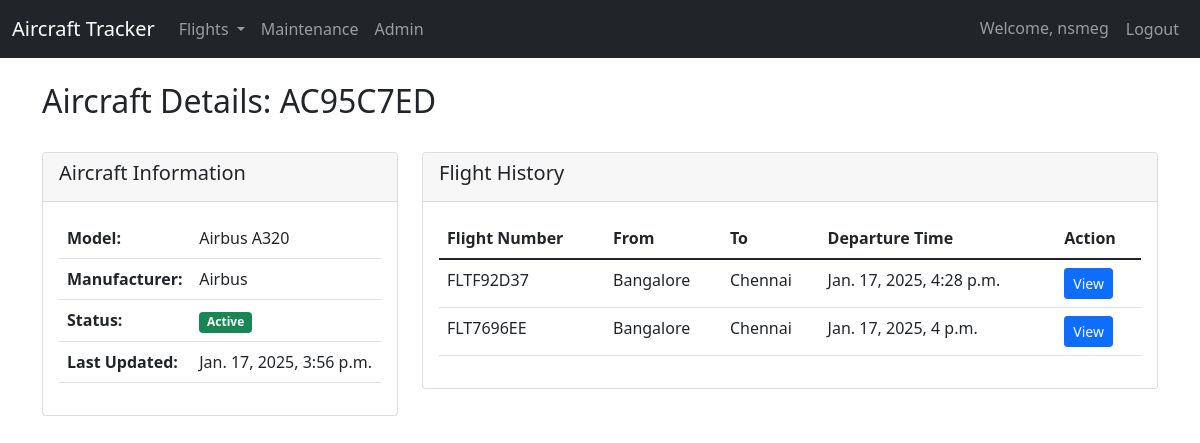
Screenshot of /aircraft/2/ (signed in) with the database file from the repository.
### aircraft_data/models.py (models this page shows, shortened)
class Aircraft(models.Model):
    STATUS_CHOICES = [
        ('active', 'Active'),
        ('inactive', 'Inactive'),
        ('maintenance', 'Under Maintenance'),
    ]
    aircraft_id = models.CharField(max_length=50, unique=True, default=generate_aircraft_id)
    model = models.CharField(max_length=100)
    manufacturer = models.CharField(max_length=100)
    status = models.CharField(max_length=20, choices=STATUS_CHOICES, default='active')
    last_updated = models.DateTimeField(auto_now=True)

class FlightTrack(models.Model):
    aircraft = models.ForeignKey(Aircraft, on_delete=models.CASCADE, related_name='flight_tracks')
    flight_number = models.CharField(max_length=20, unique=True, default=generate_flight_number)
    departure_location = models.CharField(max_length=100)
    arrival_location = models.CharField(max_length=100)
    departure_time = models.DateTimeField(default=timezone.now)
    arrival_time = models.DateTimeField(null=True, blank=True)
    current_latitude = models.FloatField(null=True, blank=True)
    current_longitude = models.FloatField(null=True, blank=True)
    current_altitude = models.FloatField(null=True, blank=True)
    created_at = models.DateTimeField(auto_now_add=True)
    updated_at = models.DateTimeField(auto_now=True)

### aircraft_data/views.py (the view)
# urls.py: path('aircraft/<int:pk>/', views.aircraft_detail, name='aircraft_detail'),
@login_required
def aircraft_detail(request, pk):
    aircraft = get_object_or_404(Aircraft, pk=pk)
    flights = FlightTrack.objects.filter(aircraft=aircraft).order_by('-departure_time')
    return render(request, 'aircraft_data/aircraft_detail.html', {
        'aircraft': aircraft,
        'flights': flights
    })

### aircraft_data/templates/aircraft_data/aircraft_detail.html
{% extends 'aircraft_data/base.html' %}
{% block content %}
<div class="container">
    <div class="row mb-4">
        <div class="col-md-12">
            <h2>Aircraft Details: {{ aircraft.aircraft_id }}</h2>
        </div>
    </div>
    <div class="row">
        <div class="col-md-4">
            <div class="card mb-4">
                <div class="card-header">
                    <h5>Aircraft Information</h5>
                </div>
                <div class="card-body">
                    <table class="table">
                        <tr>
                            <th>Model:</th>
                            <td>{{ aircraft.model }}</td>
                        </tr>
                        <tr>
                            <th>Manufacturer:</th>
                            <td>{{ aircraft.manufacturer }}</td>
                        </tr>
                        <tr>
                            <th>Status:</th>
                            <td>
                                <span class="badge {% if aircraft.status == 'active' %}bg-success{% elif aircraft.status == 'maintenance' %}bg-warning{% else %}bg-danger{% endif %}">
                                    {{ aircraft.get_status_display }}
                                </span>
                            </td>
                        </tr>
                        <tr>
                            <th>Last Updated:</th>
                            <td>{{ aircraft.last_updated }}</td>
                        </tr>
                    </table>
                </div>
            </div>
        </div>
        <div class="col-md-8">
            <div class="card">
                <div class="card-header">
                    <h5>Flight History</h5>
                </div>
                <div class="card-body">
                    <div class="table-responsive">
                        <table class="table">
                            <thead>
                                <tr>
                                    <th>Flight Number</th>
                                    <th>From</th>
                                    <th>To</th>
                                    <th>Departure Time</th>
                                    <th>Action</th>
                                </tr>
                            </thead>
                            <tbody>
                                {% for flight in flights %}
                                <tr>
                                    <td>{{ flight.flight_number }}</td>
                                    <td>{{ flight.departure_location }}</td>
                                    <td>{{ flight.arrival_location }}</td>
                                    <td>{{ flight.departure_time }}</td>
                                    <td>
                                        <a href="{% url 'aircraft_data:flight_detail' flight.pk %}" class="btn btn-sm btn-primary">View</a>
                                    </td>
                                </tr>
                                {% empty %}
                                <tr>
                                    <td colspan="5" class="text-center">No flights recorded</td>
                                </tr>
                                {% endfor %}
                            </tbody>
                        </table>
                    </div>
                </div>
            </div>
        </div>
    </div>
</div>
{% endblock %}

### aircraft_data/templates/aircraft_data/base.html (shortened to what this page needs)
{% load static %}
<!DOCTYPE html>
<html lang="en">
<head>
    <link href="https://cdn.jsdelivr.net/npm/bootstrap@5.1.3/dist/css/bootstrap.min.css" rel="stylesheet">
</head>
<body>
    <nav class="navbar navbar-expand-lg navbar-dark bg-dark">
        <div class="container-fluid">
            <a class="navbar-brand" href="{% url 'aircraft_data:aircraft_list' %}">Aircraft Tracker</a>
            <div class="collapse navbar-collapse" id="navbarNav">
                <ul class="navbar-nav me-auto">
                    <li class="nav-item dropdown">
                        <a class="nav-link dropdown-toggle" href="#" id="flightsDropdown" role="button" data-bs-toggle="dropdown" aria-expanded="false">
                            Flights
                        </a>
                    </li>
                    {% if user.is_authenticated %}
                        <li class="nav-item">
                            <a class="nav-link" href="{% url 'aircraft_data:maintenance_dashboard' %}">Maintenance</a>
                        </li>
                        <li class="nav-item">
                            <a class="nav-link" href="/admin/">Admin</a>
                        </li>
                    {% endif %}
                </ul>
                <ul class="navbar-nav">
                    {% if user.is_authenticated %}
                        <li class="nav-item">
                            <span class="nav-link">Welcome, {{ user.username }}</span>
                        </li>
                        <li class="nav-item">
                            <form method="post" action="{% url 'logout' %}" class="d-inline">
                                <button type="submit" class="btn btn-link nav-link">Logout</button>
                            </form>
                        </li>
                    {% endif %}
                </ul>
            </div>
        </div>
    </nav>
    <main class="py-4">
        {% block content %}{% endblock %}
    </main>
</body>
</html>

### rows the page displays
Aircraft: aircraft_id "AC95C7ED", model "Airbus A320", manufacturer "Airbus", status "Active", last_updated "Jan. 17, 2025, 3:56 p.m."
FlightTrack: flight_number "FLTF92D37", departure_location "Bangalore", arrival_location "Chennai", departure_time "Jan. 17, 2025, 4:28 p.m."
FlightTrack: flight_number "FLT7696EE", departure_location "Bangalore", arrival_location "Chennai", departure_time "Jan. 17, 2025, 4 p.m."

### other values shown
{{ user.username }} "nsmeg"
